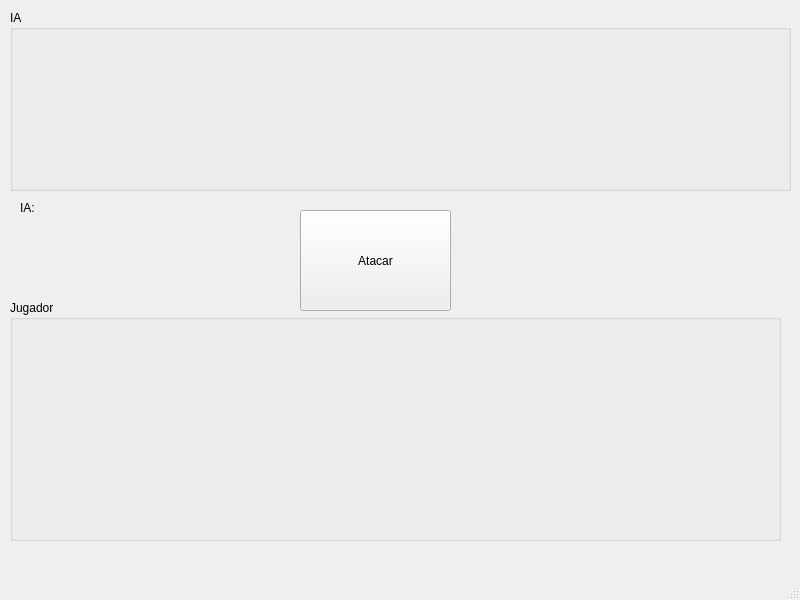
<?xml version="1.0" encoding="UTF-8"?>
<ui version="4.0">
 <class>MainWindow</class>
 <widget class="QMainWindow" name="MainWindow">
  <property name="geometry">
   <rect>
    <x>0</x>
    <y>0</y>
    <width>800</width>
    <height>600</height>
   </rect>
  </property>
  <property name="windowTitle">
   <string>MainWindow</string>
  </property>
  <widget class="QWidget" name="centralwidget">
   <widget class="QGroupBox" name="IA">
    <property name="geometry">
     <rect>
      <x>10</x>
      <y>10</y>
      <width>781</width>
      <height>181</height>
     </rect>
    </property>
    <property name="title">
     <string>IA</string>
    </property>
    <widget class="QWidget" name="widget" native="true">
     <property name="geometry">
      <rect>
       <x>10</x>
       <y>30</y>
       <width>761</width>
       <height>141</height>
      </rect>
     </property>
     <widget class="QWidget" name="horizontalLayoutWidget">
      <property name="geometry">
       <rect>
        <x>-1</x>
        <y>-1</y>
        <width>761</width>
        <height>141</height>
       </rect>
      </property>
      <layout class="QHBoxLayout" name="layoutIA"/>
     </widget>
    </widget>
   </widget>
   <widget class="QGroupBox" name="Jugador">
    <property name="geometry">
     <rect>
      <x>10</x>
      <y>300</y>
      <width>771</width>
      <height>241</height>
     </rect>
    </property>
    <property name="title">
     <string>Jugador</string>
    </property>
    <layout class="QHBoxLayout" name="horizontalLayout">
     <item>
      <widget class="QWidget" name="layourJugador" native="true">
       <widget class="QWidget" name="horizontalLayoutWidget_2">
        <property name="geometry">
         <rect>
          <x>0</x>
          <y>0</y>
          <width>751</width>
          <height>201</height>
         </rect>
        </property>
        <layout class="QHBoxLayout" name="layoutJugador"/>
       </widget>
      </widget>
     </item>
    </layout>
   </widget>
   <widget class="QPushButton" name="btnAtacar">
    <property name="geometry">
     <rect>
      <x>300</x>
      <y>210</y>
      <width>151</width>
      <height>101</height>
     </rect>
    </property>
    <property name="text">
     <string>Atacar</string>
    </property>
   </widget>
   <widget class="QLabel" name="lblCartaIA">
    <property name="geometry">
     <rect>
      <x>20</x>
      <y>200</y>
      <width>49</width>
      <height>16</height>
     </rect>
    </property>
    <property name="text">
     <string>IA:</string>
    </property>
   </widget>
   <widget class="QLabel" name="lblCartaJugador">
    <property name="geometry">
     <rect>
      <x>10</x>
      <y>270</y>
      <width>211</width>
      <height>31</height>
     </rect>
    </property>
    <property name="text">
     <string/>
    </property>
   </widget>
  </widget>
  <widget class="QMenuBar" name="menubar">
   <property name="geometry">
    <rect>
     <x>0</x>
     <y>0</y>
     <width>800</width>
     <height>21</height>
    </rect>
   </property>
  </widget>
  <widget class="QStatusBar" name="statusbar"/>
 </widget>
 <resources/>
 <connections/>
</ui>
